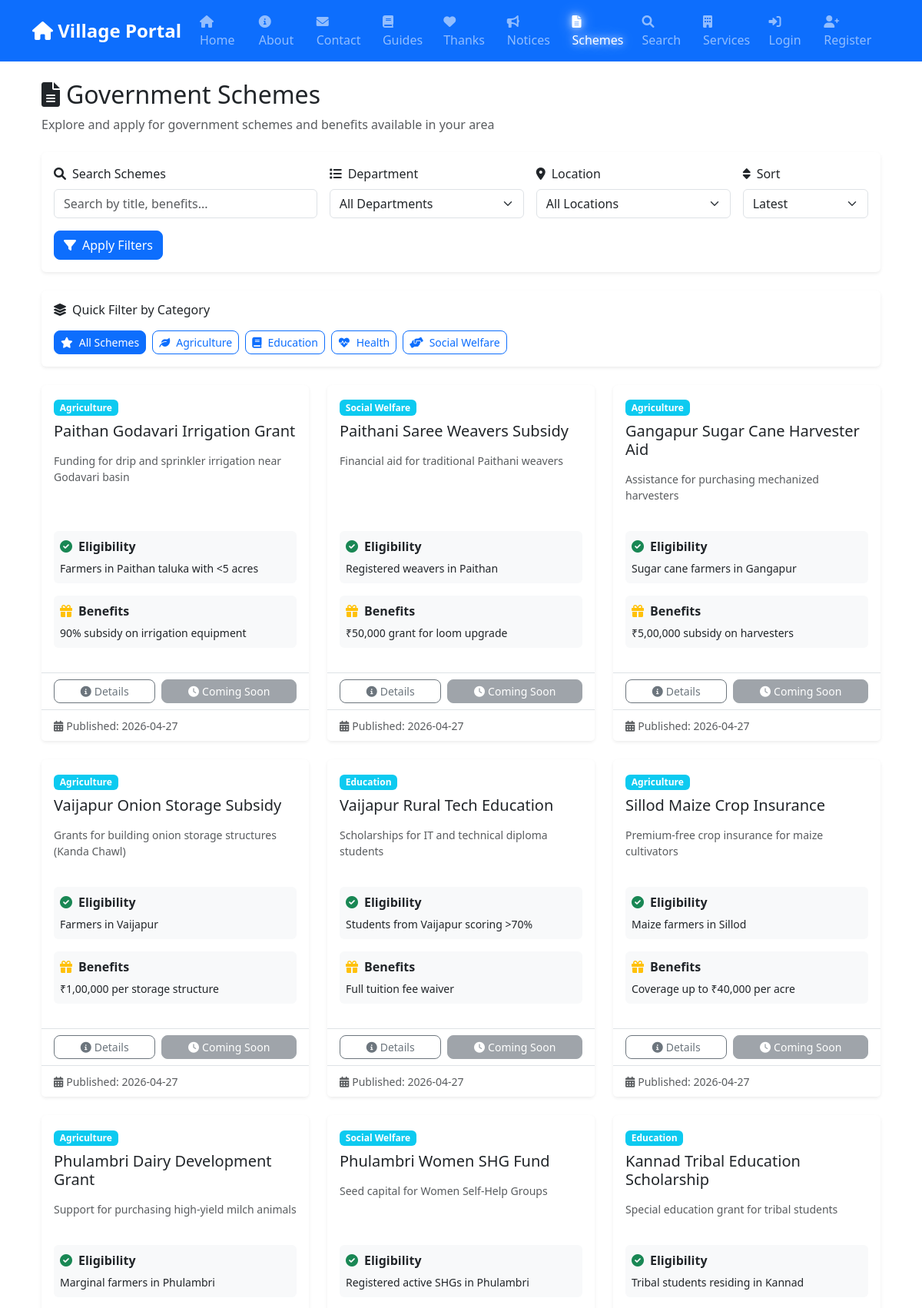
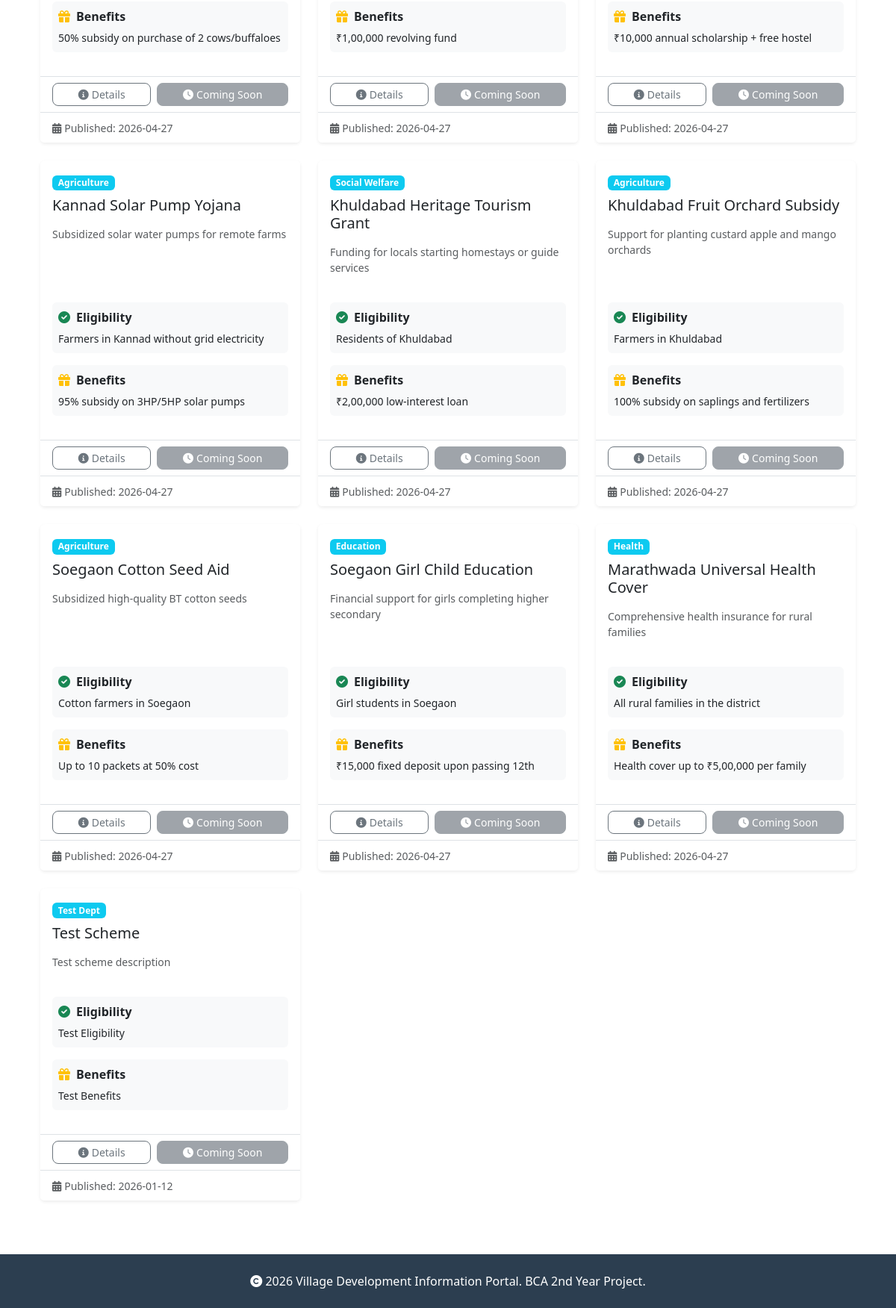
Screenshot of /schemes with the database file from the repository (2 pictures, top to bottom).
### tables this page shows
CREATE TABLE schemes (
            id INTEGER PRIMARY KEY AUTOINCREMENT,
            title TEXT NOT NULL,
            description TEXT,
            department TEXT,
            eligibility TEXT,
            benefits TEXT,
            apply_link TEXT,
            published_on TIMESTAMP DEFAULT CURRENT_TIMESTAMP
        , location TEXT DEFAULT "All");

### app.py (the view)
@app.route('/schemes')
def schemes():
    category = request.args.get('category', '')
    location = request.args.get('location', None)
    if location is None:
        location = current_user.location if current_user.is_authenticated and current_user.location else ''
    sort = request.args.get('sort', 'latest')
    query = request.args.get('q', '').strip()
    conn = get_db()
    cursor = conn.cursor()
    filters = []
    params = []
    if category:
        filters.append('department = ?')
        params.append(category)
    if location:
        filters.append('(location = ? OR location = "All")')
        params.append(location)
    if query:
        filters.append('(title LIKE ? OR description LIKE ? OR eligibility LIKE ? OR benefits LIKE ?)')
        query_param = f'%{query}%'
        params.extend([query_param] * 4)
    sql = 'SELECT * FROM schemes'
    if filters:
        sql += ' WHERE ' + ' AND '.join(filters)
    if sort == 'relevance' and query:
        sql += ' ORDER BY (CASE WHEN title LIKE ? THEN 3 WHEN department LIKE ? THEN 2 WHEN description LIKE ? THEN 1 ELSE 0 END) DESC, published_on DESC'
        params.extend([query_param, query_param, query_param])
    else:
        sql += ' ORDER BY published_on DESC'
    cursor.execute(sql, tuple(params))
    schemes = cursor.fetchall()
    cursor.execute('SELECT DISTINCT location FROM schemes WHERE location IS NOT NULL AND location != "All"')
    locations = [row['location'] for row in cursor.fetchall()]
    default_locations = ['Paithan', 'Gangapur', 'Vaijapur', 'Sillod', 'Phulambri', 'Kannad', 'Khuldabad', 'Soegaon']
    all_locations = sorted(list(set(locations + default_locations)))
    conn.close()
    return render_template('schemes.html', schemes=schemes, selected_category=category, selected_location=location, locations=all_locations, selected_sort=sort, search_query=query, selected_scheme_default=None)

### app.py (called while the page is built)
def get_db():
    db_path = app.config.get('DATABASE', 'database.db')
    conn = sqlite3.connect(db_path)
    conn.row_factory = sqlite3.Row
    return conn

### templates/schemes.html (shortened to what this page needs)
{% extends "base.html" %}
{% block content %}
<div class="container-fluid">
    <div class="mb-4">
        <h2 class="mb-2"><i class="fas fa-file-alt me-2"></i>Government Schemes</h2>
        <p class="text-muted">Explore and apply for government schemes and benefits available in your area</p>
    </div>
    <div class="card mb-4 border-0 shadow-sm">
        <div class="card-body">
            <form method="get" action="{{ url_for('schemes') }}" class="row g-3 align-items-end">
                <div class="col-md-4">
                    <label for="q" class="form-label fw-500">
                        <i class="fas fa-search me-2"></i>Search Schemes
                    </label>
                    <input type="text" class="form-control" id="q" name="q" value="{{ search_query }}"
                        placeholder="Search by title, benefits...">
                </div>
                <div class="col-md-3">
                    <label for="category" class="form-label fw-500">
                        <i class="fas fa-list me-2"></i>Department
                    </label>
                    <select class="form-select" id="category" name="category">
                        <option value="">All Departments</option>
                    </select>
                </div>
                <div class="col-md-3">
                    <label for="location" class="form-label fw-500">
                        <i class="fas fa-map-marker-alt me-2"></i>Location
                    </label>
                    <select class="form-select" id="location" name="location">
                        <option value="">All Locations</option>
                    </select>
                </div>
                <div class="col-md-2">
                    <label for="sort" class="form-label fw-500">
                        <i class="fas fa-sort me-2"></i>Sort
                    </label>
                    <select class="form-select" id="sort" name="sort">
                        <option value="latest" {% if selected_sort=='latest' %}selected{% endif %}>Latest</option>
                    </select>
                </div>
                <div class="col-12 col-md-auto">
                    <button type="submit" class="btn btn-primary w-100">
                        <i class="fas fa-filter me-2"></i>Apply Filters
                    </button>
                </div>
            </form>
        </div>
    </div>
    <div class="card mb-4 border-0 shadow-sm">
        <div class="card-body">
            <h6 class="card-title mb-3">
                <i class="fas fa-layer-group me-2"></i>Quick Filter by Category
            </h6>
            <div class="d-flex flex-wrap gap-2">
                <a href="{{ url_for('schemes') }}"
                    class="btn btn-sm {% if not selected_category %}btn-primary{% else %}btn-outline-primary{% endif %}">
                    <i class="fas fa-star me-2"></i>All Schemes
                </a>
                <a href="{{ url_for('schemes', category='Agriculture', location=selected_location, sort=selected_sort, q=search_query) }}"
                    class="btn btn-sm {% if selected_category == 'Agriculture' %}btn-primary{% else %}btn-outline-primary{% endif %}">
                    <i class="fas fa-leaf me-2"></i>Agriculture
                </a>
                <a href="{{ url_for('schemes', category='Education', location=selected_location, sort=selected_sort, q=search_query) }}"
                    class="btn btn-sm {% if selected_category == 'Education' %}btn-primary{% else %}btn-outline-primary{% endif %}">
                    <i class="fas fa-book me-2"></i>Education
                </a>
                <a href="{{ url_for('schemes', category='Health', location=selected_location, sort=selected_sort, q=search_query) }}"
                    class="btn btn-sm {% if selected_category == 'Health' %}btn-primary{% else %}btn-outline-primary{% endif %}">
                    <i class="fas fa-heartbeat me-2"></i>Health
                </a>
                <a href="{{ url_for('schemes', category='Social Welfare', location=selected_location, sort=selected_sort, q=search_query) }}"
                    class="btn btn-sm {% if selected_category == 'Social Welfare' %}btn-primary{% else %}btn-outline-primary{% endif %}">
                    <i class="fas fa-hands-helping me-2"></i>Social Welfare
                </a>
            </div>
        </div>
    </div>
    <div class="row">
        {% if schemes %}
        {% for scheme in schemes %}
        <div class="col-md-6 col-lg-4 mb-4">
            <div class="card border-0 shadow-sm h-100 d-flex flex-column transition-hover"
                style="transition: all 0.3s ease;">
                <div class="card-body d-flex flex-column">
                    <div class="mb-2">
                        <span class="badge bg-info">{{ scheme.department }}</span>
                    </div>
                    <h5 class="card-title mb-3">{{ scheme.title }}</h5>
                    <p class="card-text text-muted small mb-3 flex-grow-1">{{ scheme.description }}</p>
                    <div class="mb-3 p-2 bg-light rounded">
                        <strong class="d-block mb-1">
                            <i class="fas fa-check-circle text-success me-2"></i>Eligibility
                        </strong>
                        <small class="text-dark">{{ scheme.eligibility }}</small>
                    </div>
                    <div class="mb-3 p-2 bg-light rounded">
                        <strong class="d-block mb-1">
                            <i class="fas fa-gift text-warning me-2"></i>Benefits
                        </strong>
                        <small class="text-dark">{{ scheme.benefits }}</small>
                    </div>
                </div>
                <div class="card-footer bg-white border-top d-flex gap-2">
                    <a href="{{ url_for('scheme_detail', scheme_id=scheme.id) }}"
                        class="btn btn-sm btn-outline-secondary flex-grow-1">
                        <i class="fas fa-info-circle me-1"></i>Details
                    </a>
                    {% if scheme.apply_link and scheme.apply_link != '#' %}
                    <a href="{{ scheme.apply_link }}" target="_blank" class="btn btn-sm btn-primary flex-grow-1">
                        <i class="fas fa-external-link-alt me-1"></i>Apply
                    </a>
                    {% else %}
                    <button class="btn btn-sm btn-secondary flex-grow-1" disabled>
                        <i class="fas fa-clock me-1"></i>Coming Soon
                    </button>
                    {% endif %}
                </div>
                <div class="card-footer bg-white border-top pt-2 pb-2">
                    <small class="text-muted">
                        <i class="fas fa-calendar-alt me-1"></i>Published: {{ scheme.published_on[:10] }}
                    </small>
                </div>
            </div>
        </div>
        {% endfor %}
        {% endif %}
    </div>
</div>
{% endblock %}

### templates/base.html (style rules this page uses)
.card { margin-bottom: 20px; border: none; box-shadow: 0 2px 10px rgba(0, 0, 0, 0.1); }
.btn { border-radius: 8px; }

### templates/schemes.html (style rules this page uses)
.fw-500 { font-weight: 500; }

### rows the page displays
schemes: department "Agriculture", title "Paithan Godavari Irrigation Grant", description "Funding for drip and sprinkler irrigation near Godavari basin", eligibility "Farmers in Paithan taluka with <5 acres", benefits "90% subsidy on irrigation equipment", apply_link "#" (drawn), published_on "2026-04-27"
schemes: department "Social Welfare", title "Paithani Saree Weavers Subsidy", description "Financial aid for traditional Paithani weavers", eligibility "Registered weavers in Paithan", benefits "₹50,000 grant for loom upgrade", apply_link "#" (drawn), published_on "2026-04-27"
schemes: department "Agriculture", title "Gangapur Sugar Cane Harvester Aid", description "Assistance for purchasing mechanized harvesters", eligibility "Sugar cane farmers in Gangapur", benefits "₹5,00,000 subsidy on harvesters", apply_link "#" (drawn), published_on "2026-04-27"
schemes: department "Agriculture", title "Vaijapur Onion Storage Subsidy", description "Grants for building onion storage structures (Kanda Chawl)", eligibility "Farmers in Vaijapur", benefits "₹1,00,000 per storage structure", apply_link "#" (drawn), published_on "2026-04-27"
schemes: department "Education", title "Vaijapur Rural Tech Education", description "Scholarships for IT and technical diploma students", eligibility "Students from Vaijapur scoring >70%", benefits "Full tuition fee waiver", apply_link "#" (drawn), published_on "2026-04-27"
schemes: department "Agriculture", title "Sillod Maize Crop Insurance", description "Premium-free crop insurance for maize cultivators", eligibility "Maize farmers in Sillod", benefits "Coverage up to ₹40,000 per acre", apply_link "#" (drawn), published_on "2026-04-27"
schemes: department "Agriculture", title "Phulambri Dairy Development Grant", description "Support for purchasing high-yield milch animals", eligibility "Marginal farmers in Phulambri", benefits "50% subsidy on purchase of 2 cows/buffaloes", apply_link "#" (drawn), published_on "2026-04-27"
schemes: department "Social Welfare", title "Phulambri Women SHG Fund", description "Seed capital for Women Self-Help Groups", eligibility "Registered active SHGs in Phulambri", benefits "₹1,00,000 revolving fund", apply_link "#" (drawn), published_on "2026-04-27"
schemes: department "Education", title "Kannad Tribal Education Scholarship", description "Special education grant for tribal students", eligibility "Tribal students residing in Kannad", benefits "₹10,000 annual scholarship + free hostel", apply_link "#" (drawn), published_on "2026-04-27"
schemes: department "Agriculture", title "Kannad Solar Pump Yojana", description "Subsidized solar water pumps for remote farms", eligibility "Farmers in Kannad without grid electricity", benefits "95% subsidy on 3HP/5HP solar pumps", apply_link "#" (drawn), published_on "2026-04-27"
schemes: department "Social Welfare", title "Khuldabad Heritage Tourism Grant", description "Funding for locals starting homestays or guide services", eligibility "Residents of Khuldabad", benefits "₹2,00,000 low-interest loan", apply_link "#" (drawn), published_on "2026-04-27"
schemes: department "Agriculture", title "Khuldabad Fruit Orchard Subsidy", description "Support for planting custard apple and mango orchards", eligibility "Farmers in Khuldabad", benefits "100% subsidy on saplings and fertilizers", apply_link "#" (drawn), published_on "2026-04-27"
schemes: department "Agriculture", title "Soegaon Cotton Seed Aid", description "Subsidized high-quality BT cotton seeds", eligibility "Cotton farmers in Soegaon", benefits "Up to 10 packets at 50% cost", apply_link "#" (drawn), published_on "2026-04-27"
schemes: department "Education", title "Soegaon Girl Child Education", description "Financial support for girls completing higher secondary", eligibility "Girl students in Soegaon", benefits "₹15,000 fixed deposit upon passing 12th", apply_link "#" (drawn), published_on "2026-04-27"
schemes: department "Health", title "Marathwada Universal Health Cover", description "Comprehensive health insurance for rural families", eligibility "All rural families in the district", benefits "Health cover up to ₹5,00,000 per family", apply_link "#" (drawn), published_on "2026-04-27"
schemes: department "Test Dept", title "Test Scheme", description "Test scheme description", eligibility "Test Eligibility", benefits "Test Benefits", apply_link "#" (drawn), published_on "2026-01-12"
